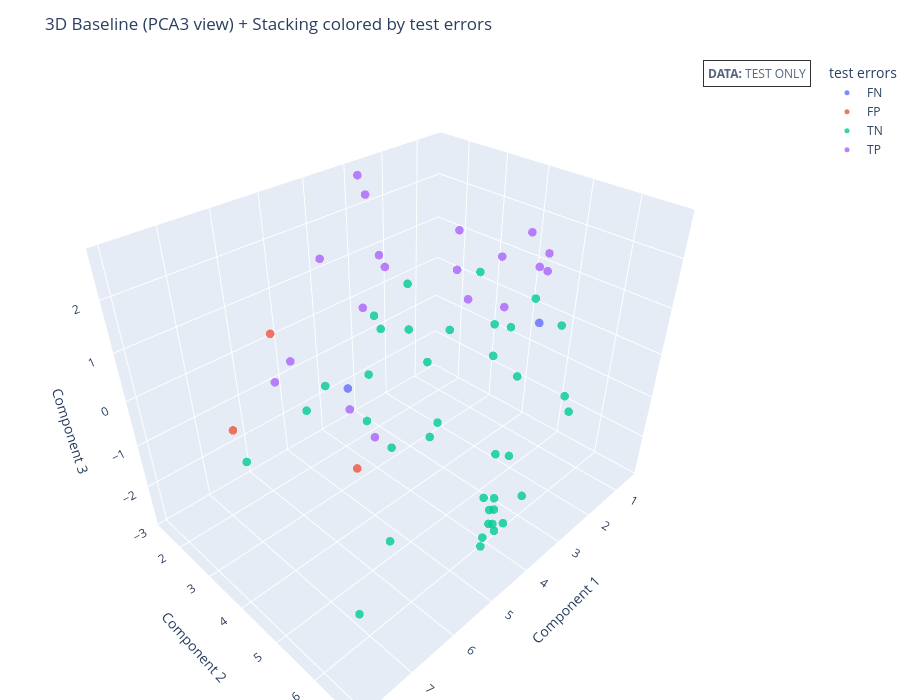

The cell this chart's notebook holds for it:
### Code cell
plot_3d(
    df_te[["Component1", "Component2", "Component3"]],
    df_te["err_type"],
    algorithm=f"{best_space} (PCA3 view) + {best_model}",
    target_name="test errors",
    data_name="TEST ONLY",
)

### Figure 1 — Plotly figure (JSON) as saved in the notebook; plotly's stock layout.template omitted (floating-point values rounded to 4 significant figures)
{"data": [{"hovertemplate": "<b>test errors</b>: FN<br>Component 1: %{x:.3f}<br>Component 2: %{y:.3f}<br>Component 3: %{z:.3f}<extra></extra>", "marker": {"line": {"width": 0}, "opacity": 0.8, "size": 5}, "mode": "markers", "name": "FN", "type": "scatter3d", "x": [5.528, 0.6747], "y": [3.998, 4.441], "z": [0.3548, -0.2276]}, {"hovertemplate": "<b>test errors</b>: FP<br>Component 1: %{x:.3f}<br>Component 2: %{y:.3f}<br>Component 3: %{z:.3f}<extra></extra>", "marker": {"line": {"width": 0}, "opacity": 0.8, "size": 5}, "mode": "markers", "name": "FP", "type": "scatter3d", "x": [6.956, 7.96, 6.98], "y": [5.83, 4.289, 4.052], "z": [0.6075, 1.001, 2.105]}, {"hovertemplate": "<b>test errors</b>: TN<br>Component 1: %{x:.3f}<br>Component 2: %{y:.3f}<br>Component 3: %{z:.3f}<extra></extra>", "marker": {"line": {"width": 0}, "opacity": 0.8, "size": 5}, "mode": "markers", "name": "TN", "type": "scatter3d", "x": [4.485, 6.848, 2.425, 0.6383, 3.816, 4.268, 3.223, 4.807, 5.453, 1.26, 4.924, 3.788, 6.201, 3.16, 4.286, 0.5292, 3.785, 5.069, 4.638, 1.189, 0.6924, 0.6543, 3.119, 1.608, 5.604, 0.9439, 2.488, 1.113, 3.602, 0.799, 1.447, 3.478, 3.886, 4.528, 6.911, 4.902, 5.86, 1.482], "y": [6.474, 2.593, 5.252, 3.264, 3.004, 6.381, 6.192, 6.632, 4.974, 5.771, 6.624, 5.908, 5.689, 1.877, 6.347, 3.208, 6.219, 6.833, 6.368, 1.776, 2.815, 4.275, 3.689, 4.412, 4.543, 5.441, 1.364, 2.379, 6.073, 5.057, 1.405, 4.219, 6.059, 2.085, 5.651, 6.581, 3.217, 1.398], "z": [-1.224, -1.348, -0.3119, -0.7794, 0.3657, -2.246, -2.214, -1.166, -0.4153, -1.499, -1.743, -1.006, -1.572, -1.568, -2.081, -1.689, -2.517, -1.155, -1.183, -2.225, 0.3599, 0.2712, -2.291, 0.05996, 0.0001456, -1.447, -0.5821, -1.103, -1.059, 0.02715, -1.368, -1.408, -2.204, -1.074, -2.851, -2.009, -0.3636, -0.1623]}, {"hovertemplate": "<b>test errors</b>: TP<br>Component 1: %{x:.3f}<br>Component 2: %{y:.3f}<br>Component 3: %{z:.3f}<extra></extra>", "marker": {"line": {"width": 0}, "opacity": 0.8, "size": 5}, "mode": "markers", "name": "TP", "type": "scatter3d", "x": [2.454, 0.6733, 2.245, 7.039, 7.112, 2.428, 7.53, 0.5422, 2.753, 1.853, 4.453, 2.345, 3.11, 0.7127, 4.238, 0.7505, 4.259, 6.844, 2.902], "y": [3.673, 4.488, 3.509, 5.834, 4.675, 1.501, 4.862, 4.407, 1.493, 4.391, 3.235, 4.618, 4.523, 4.065, 1.825, 4.351, 3.617, 6.104, 1.455], "z": [1.361, 1.366, 2.042, 1.72, 1.981, 0.9041, 1.926, 0.9044, 2.308, 0.6063, 1.178, 1.926, 1.329, 1.687, 1.565, 1.054, 2.049, 1.28, 2.725]}], "layout": {"annotations": [{"bgcolor": "white", "bordercolor": "black", "borderpad": 4, "borderwidth": 1, "font": {"size": 12}, "opacity": 0.8, "showarrow": false, "text": "<b>DATA:</b> TEST ONLY", "x": 1, "xanchor": "right", "xref": "paper", "y": 1, "yanchor": "top", "yref": "paper"}], "height": 700, "legend": {"itemsizing": "trace", "title": {"text": "test errors"}}, "margin": {"b": 0, "l": 0, "r": 0, "t": 60}, "scene": {"xaxis": {"title": {"text": "Component 1"}}, "yaxis": {"title": {"text": "Component 2"}}, "zaxis": {"title": {"text": "Component 3"}}}, "title": {"text": "3D Baseline (PCA3 view) + Stacking colored by test errors"}, "width": 900}}
